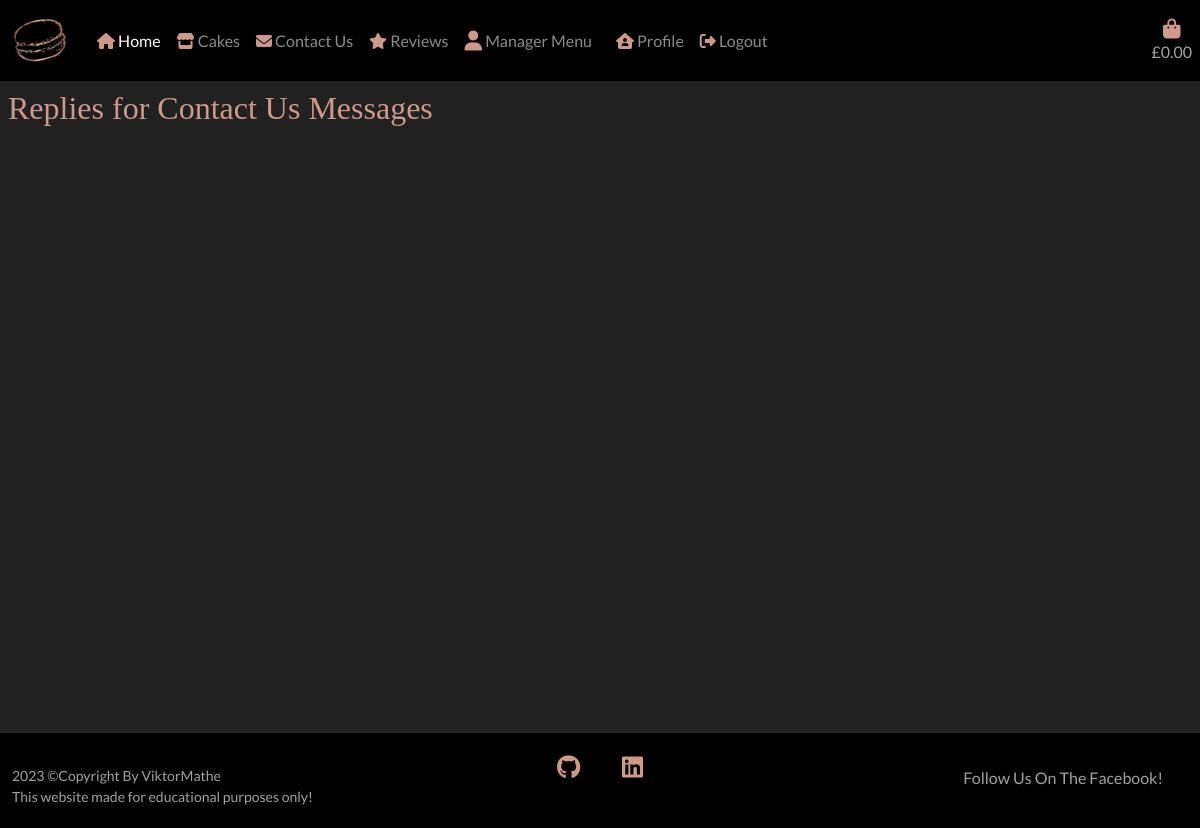
Page /contact_us/reply_messages/ (signed in) on the earlier database version.
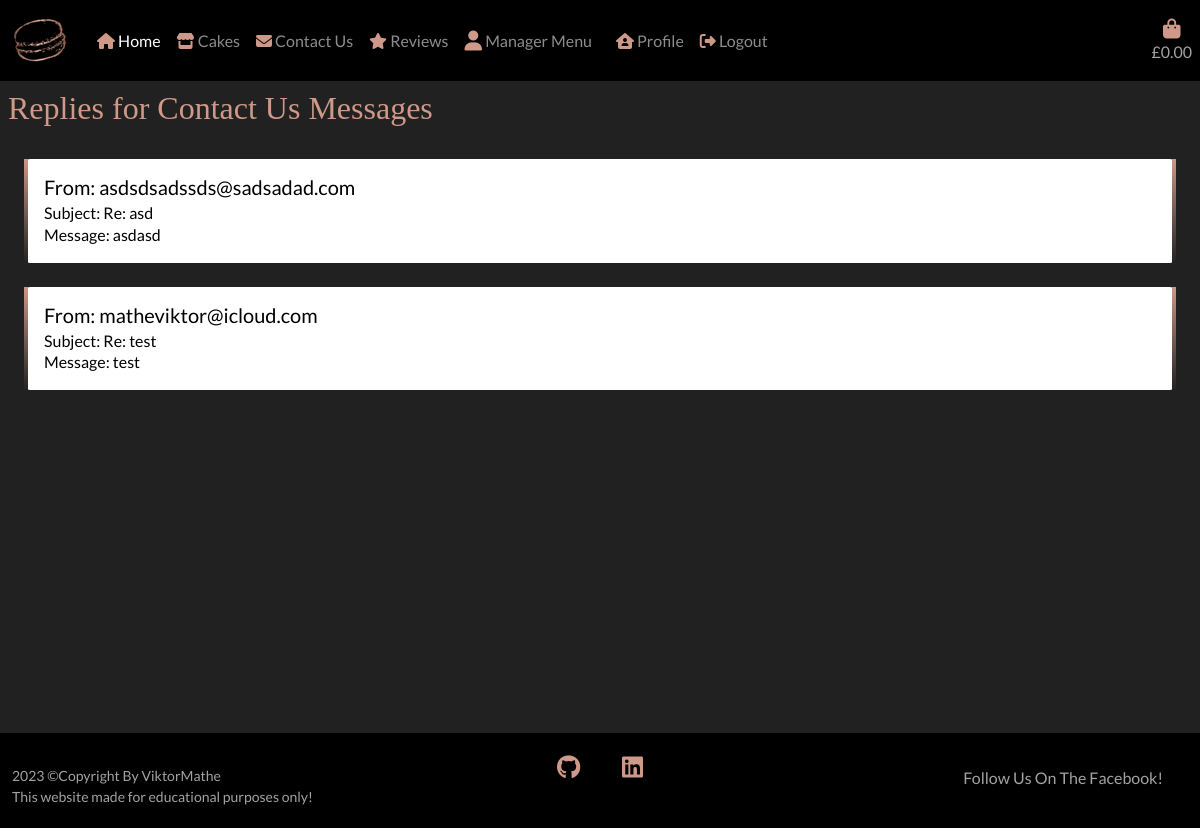
Same page on the later database version.
### contactus/models.py (models this page shows, shortened)
class Reply(models.Model):
    email = models.EmailField()
    subject = models.CharField(max_length=254)
    message = models.TextField()

### contactus/views.py (the view)
# urls.py: path('reply_messages/', views.reply_messages, name='reply_messages'),
@login_required
def reply_messages(request):
    reply_messages = Reply.objects.filter()
    context = {'reply_messages': reply_messages}
    template = 'reply_messages.html'
    return render(request, template, context)

### bag/context.py (called while the page is built, shortened)
def bag_contents(request):
    bag_contents = []
    total = 0
    cake_count = 0
    bag = request.session.get('bag', {})
    if total < settings.FREE_DELIVERY:
        delivery_fee = total * Decimal(settings.DELIVERY_PERCENTAGE/100)
        free_delivery_delta = settings.FREE_DELIVERY - total
    else:
        delivery_fee = 0
        free_delivery_delta = 0
    order_total = delivery_fee + total
    context = {
        'bag_contents': bag_contents,
        'total': total,
        'cake_count': cake_count,
        'delivery_fee': delivery_fee,
        'free_delivery': settings.FREE_DELIVERY,
        'free_delivery_delta': free_delivery_delta,
        'order_total': order_total,
    }
    return context

### contactus/templates/reply_messages.html (shortened to what this page needs)
{% extends 'base.html' %}
{% load static %}
{% block content %}
<div class="remove-bg"></div>
<h2 class="text p-2"> Replies for Contact Us Messages</h2>
{% for message in reply_messages reversed %}
<div class="card m-4">
  <div class="card-body">
    <h5 class="card-title text-black">From: {{ message.email }}</h5>
    <h6 class="card-subtitle text-black">Subject: {{ message.subject }}</h6>
    <p class="card-text text-black">Message: {{ message.message }}</p>
  </div>
</div>
{% endfor %}
{% endblock %}

### templates/base.html (shortened to what this page needs)
{% load static %}
<!doctype html>
<html lang="en">
<head>
  <link rel="stylesheet" href="https://cdn.jsdelivr.net/npm/bootstrap@5.3.0-alpha1/dist/css/bootstrap.min.css">
  <link rel="stylesheet" href="{% static 'css/base.css' %}">
</head>
<body>
  <header>
    <div class="container-fluid">
      <div class="row">
        <div class="col p-2 navbar navbar-expand-lg bg-black" data-bs-theme="dark">
          <a class="navbar-brand d-none d-lg-flex" href="{% url 'home' %}">
            <img src="{{MEDIA_URL}}/nav-logo.png" alt="Logo" width="65" height="55">
          </a>
          <div class="collapse navbar-collapse" id="navbarSupportedContent">
            <div class="navbar-nav me-auto mb-2 mb-lg-0">
              <div class="nav-item">
                <a class="nav-link active" aria-current="page" href="{% url 'home' %}">
                  <i class="text fa-solid fa-house"></i>
                  Home
                </a>
              </div>
              <div class="nav-item">
                <a class="nav-link" href="{% url 'cakes' %}">
                  <i class=" text fa-solid fa-store"></i>
                  Cakes
                </a>
              </div>
              <div>
                <a class="nav-link" href="{% url 'contact_us' %}">
                  <i class="text fa-solid fa-envelope"></i>
                  Contact Us
                </a>
              </div>
              <div>
                <a class="nav-link" href="{% url 'reviews' %}">
                  <i class="text fa-solid fa-star"></i>
                  Reviews
                </a>
              </div>
              {% if request.user.is_superuser %}
              <div class="list-inline-item dropdown">
                <a class="nav-link" href="#" data-bs-toggle="dropdown" id="manager-menu" aria-haspopup="true"
                  aria-expanded="false">
                  <i class="text fas fa-user fa-lg"></i>
                  Manager Menu
                </a>
              </div>
              {% endif %}
              {% if request.user.is_authenticated %}
              <div>
                <a class="nav-link" href="{% url 'profile' %}">
                  <i class="text fa-solid fa-house-user"></i>
                  Profile
                </a>
              </div>
              <div>
                <a class="nav-link" href="{% url 'account_logout' %}">
                  <i class="text fa-solid fa-right-from-bracket"></i>
                  Logout</a>
              {% endif %}
            </div>
          </div>
        </div>
        <div class="position-absolute end-0 top-0 mt-lg-2 p-2 nav-item shopping-bag">
          <a class="{% if total %}font-weight-bold{% else %} {% endif %} nav-link" href="{% url 'bag_view' %}">
            <div class="text-center">
              <i class="text fas fa-bag-shopping fa-lg"></i>
              <p class="silver-text">
                {% if total %}
                £{{ total|floatformat:2 }}
                {% else %}
                £0.00
                {% endif %}
              </p>
            </div>
          </a>
        </div>
      </div>
  </header>
  <main>
    {% block content %}
    {% endblock %}
  </main>
  <div class="container-fluid mt-3 bg-black">
    <div class="row footer">
      <div class="col pt-3">
        <small class="silver-text float-start mt-3">2023 &copy;Copyright By ViktorMathe
          <br>
          This website made for educational purposes only!
        </small>
      </div>
      <div class="col text-center pt-3">
        <a href="https://github.com/ViktorMathe/roxys-cakes" target="_blank" rel="noopener nofollow"
          aria-label="Check out my Github Page" class="social"><i class="text fab fa-github"></i></a>
        <a href="https://www.linkedin.com/in/viktor-mathe-23a3b1231/" target="_blank" rel="noopener nofollow"
          aria-label="Check out my LinkedIn Profile" class="social"><i class="text fab fa-linkedin"></i></a>
      </div>
      <div class="col px-0 m-0">
        <a href="https://www.facebook.com/profile.php?id=100090725342238" target="_blank" rel="noopener nofollow"
          class="facebook btn silver-text pt-3 float-end text-end mt-md-3">Follow Us On The Facebook!</a>
      </div>
    </div>
  </div>
</body>
</html>

### static/css/base.css (style rules this page uses)
html { height: 100%; }
body { background: url('/media/macaron_background.png') fixed center center no-repeat; background-size: cover; height: calc(100vh - 164px); font-family: 'Lato', sans-serif; }
main { position: relative; min-height: calc(100vh - 164px); }
.text { color: #ce9988; font-family: Italic; }
.remove-bg { height: 100%; width: 100%; top: 0; left: 0; position: fixed; background: #212121; z-index: -1; }
header { background-color: black; }
.silver-text { color: #a2a2a3; }
.card { border-width: 4px; border-style: solid; border-top: none; border-bottom: none; border-image: linear-gradient(to bottom, #ce9988, #212121) 1 100%; }
.footer { width: 100%; height: 95px; }
.social { margin: 3%; padding: 8px; font-size: x-large; align-items: center; }

Differences in the rows shown:
added Reply: email "asdsdsadssds@sadsadad.com", subject "Re: asd", message "asdasd"
added Reply: email "matheviktor@icloud.com", subject "Re: test", message "test"
